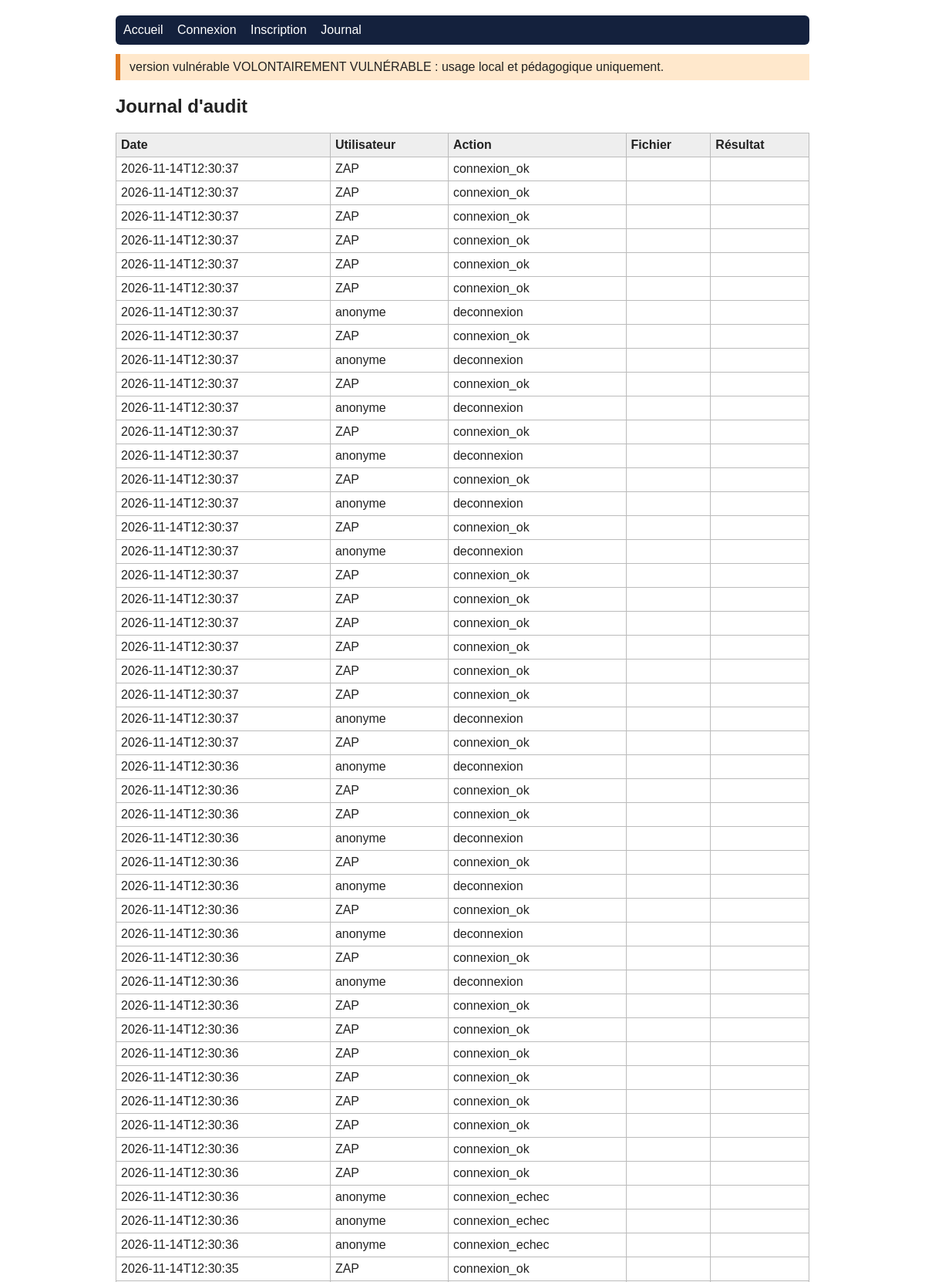
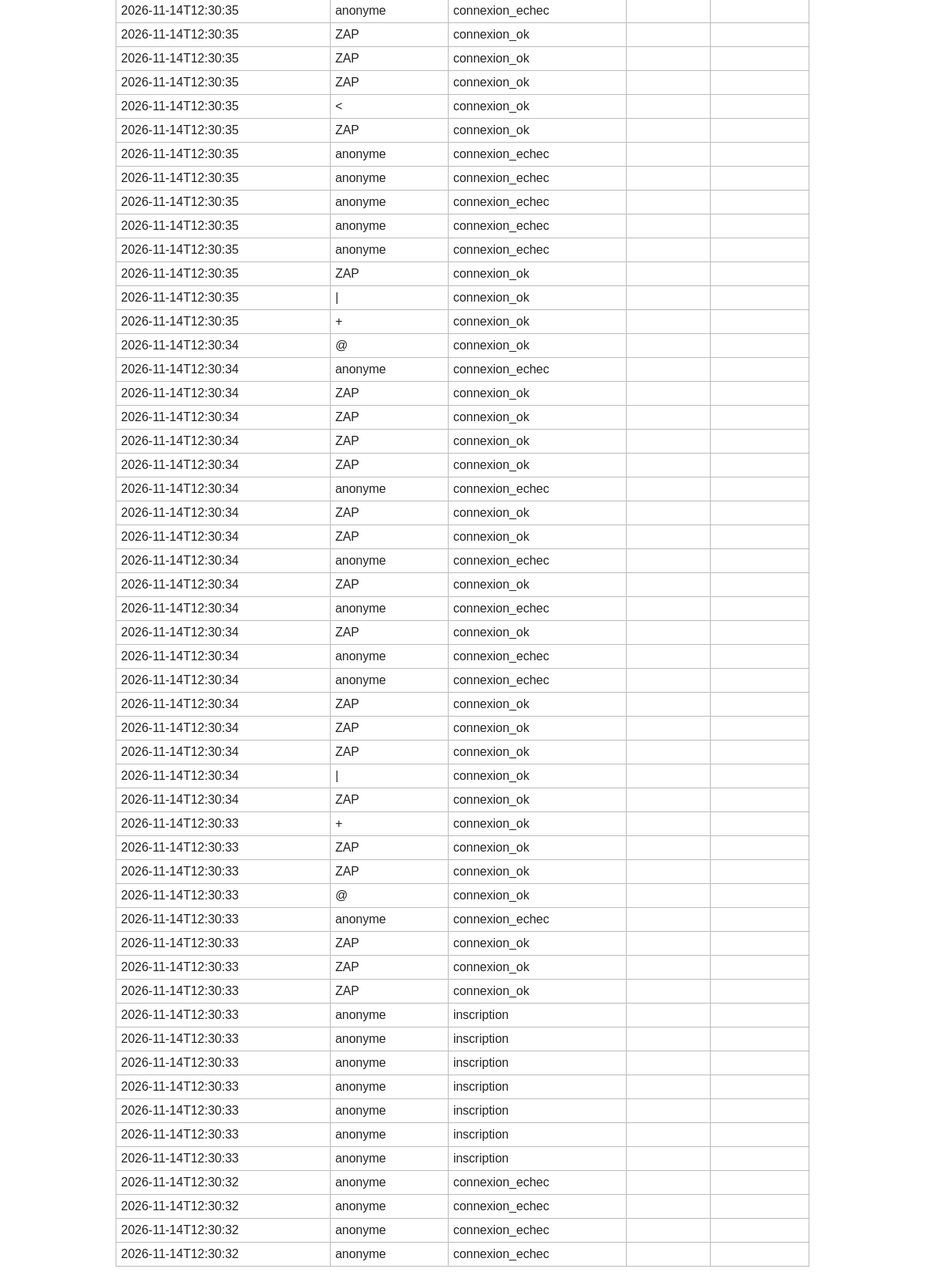
The page /audit on the database as committed earlier (2 pictures, top to bottom).
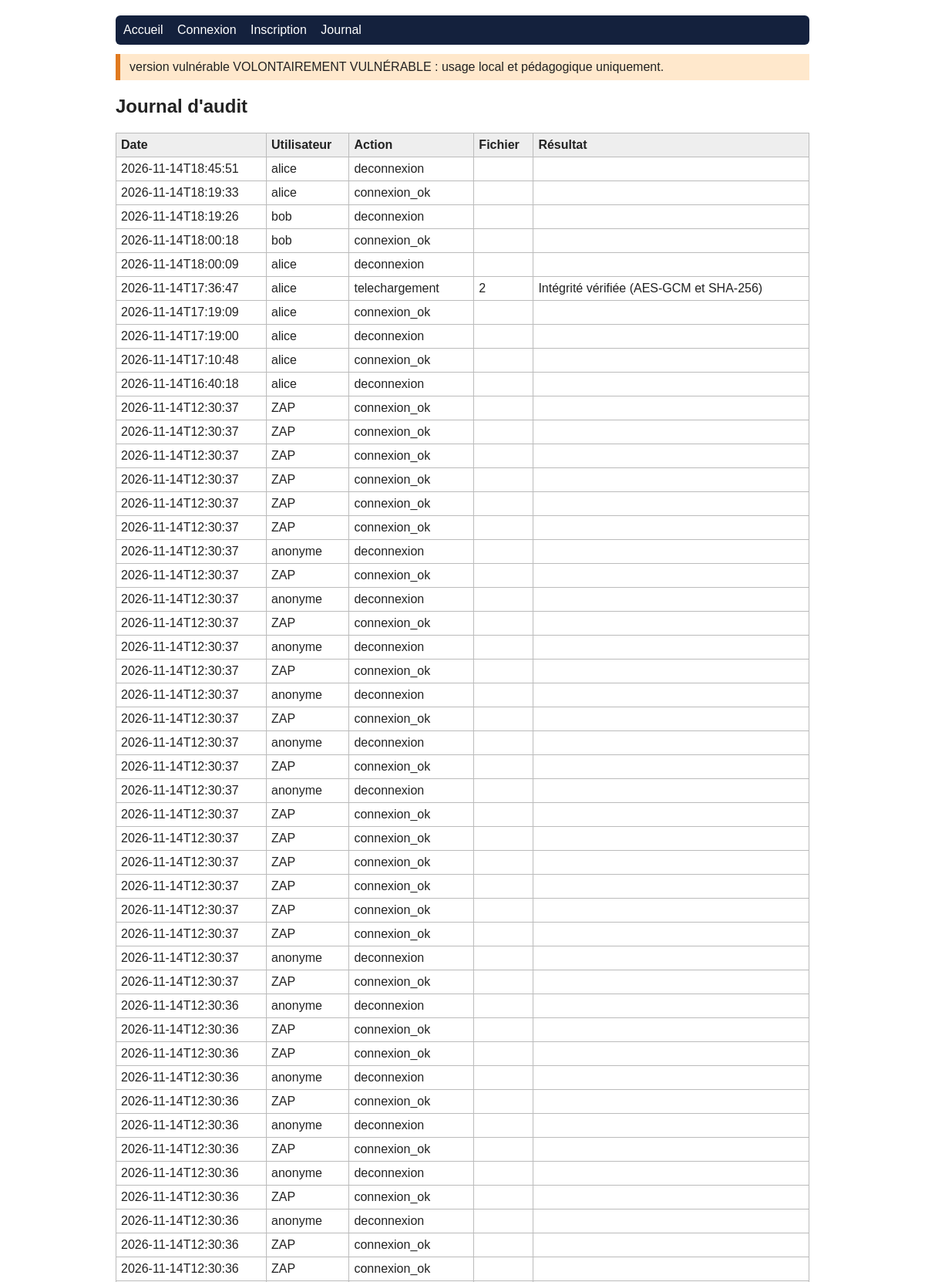
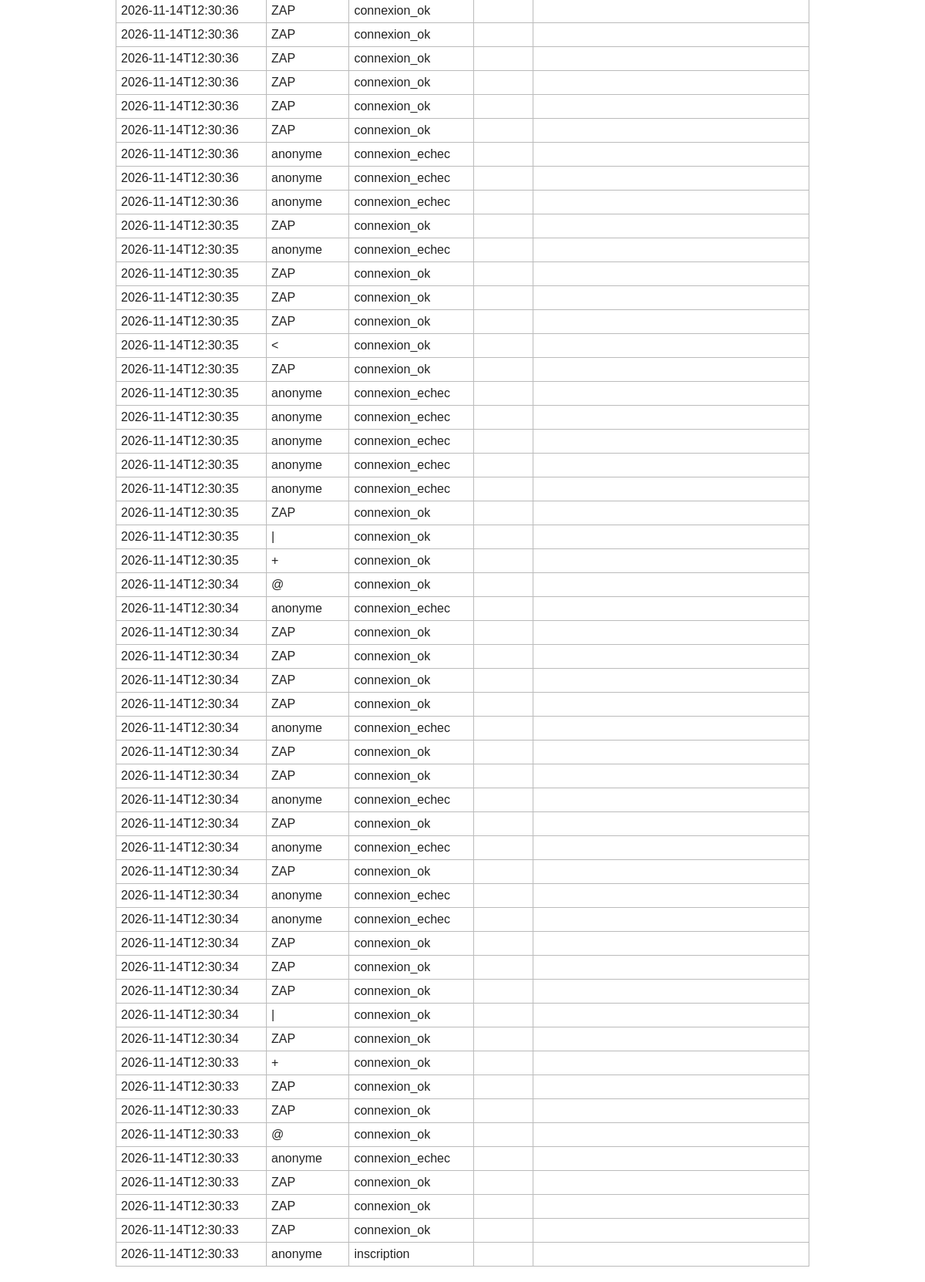
The same page on the database as committed later (2 pictures, top to bottom).
### tables this page shows
CREATE TABLE audit_log (
    id INTEGER PRIMARY KEY AUTOINCREMENT,
    ts TEXT, username TEXT, action TEXT, file_id INTEGER, result TEXT
);

### app/routes.py (the view)
@bp.route("/audit")
def audit():
    rows = get_db().execute("SELECT * FROM audit_log ORDER BY id DESC LIMIT 100").fetchall()
    return render_template("audit.html", rows=rows)

### app/db.py (called while the page is built)
def get_db():
    if "db" not in g:
        g.db = sqlite3.connect(current_app.config["DB_PATH"])
        g.db.row_factory = sqlite3.Row
    return g.db

### app/templates/audit.html
{% extends "base.html" %}
{% block content %}
<h2>Journal d'audit</h2>
<table>
<tr><th>Date</th><th>Utilisateur</th><th>Action</th><th>Fichier</th><th>Résultat</th></tr>
{% for r in rows %}<tr><td>{{ r.ts }}</td><td>{{ r.username }}</td><td>{{ r.action }}</td><td>{{ r.file_id or '' }}</td><td>{{ r.result }}</td></tr>{% endfor %}
</table>
{% endblock %}

Rows that differ between the two databases and show on the page:
no longer on this page (row unchanged): audit_log: ts "2026-11-14T12:30:33", username "anonyme", action "inscription"
no longer on this page (row unchanged): audit_log: ts "2026-11-14T12:30:33", username "anonyme", action "inscription"
no longer on this page (row unchanged): audit_log: ts "2026-11-14T12:30:33", username "anonyme", action "inscription"
no longer on this page (row unchanged): audit_log: ts "2026-11-14T12:30:33", username "anonyme", action "inscription"
no longer on this page (row unchanged): audit_log: ts "2026-11-14T12:30:33", username "anonyme", action "inscription"
no longer on this page (row unchanged): audit_log: ts "2026-11-14T12:30:33", username "anonyme", action "inscription"
no longer on this page (row unchanged): audit_log: ts "2026-11-14T12:30:32", username "anonyme", action "connexion_echec"
no longer on this page (row unchanged): audit_log: ts "2026-11-14T12:30:32", username "anonyme", action "connexion_echec"
no longer on this page (row unchanged): audit_log: ts "2026-11-14T12:30:32", username "anonyme", action "connexion_echec"
no longer on this page (row unchanged): audit_log: ts "2026-11-14T12:30:32", username "anonyme", action "connexion_echec"
added audit_log: ts "2026-11-14T18:45:51", username "alice", action "deconnexion"
added audit_log: ts "2026-11-14T18:19:33", username "alice", action "connexion_ok"
added audit_log: ts "2026-11-14T18:19:26", username "bob", action "deconnexion"
added audit_log: ts "2026-11-14T18:00:18", username "bob", action "connexion_ok"
added audit_log: ts "2026-11-14T18:00:09", username "alice", action "deconnexion"
added audit_log: ts "2026-11-14T17:36:47", username "alice", action "telechargement", file "2", result "Intégrité vérifiée (AES-GCM et SHA-256)"
added audit_log: ts "2026-11-14T17:19:09", username "alice", action "connexion_ok"
added audit_log: ts "2026-11-14T17:19:00", username "alice", action "deconnexion"
added audit_log: ts "2026-11-14T17:10:48", username "alice", action "connexion_ok"
added audit_log: ts "2026-11-14T16:40:18", username "alice", action "deconnexion"
